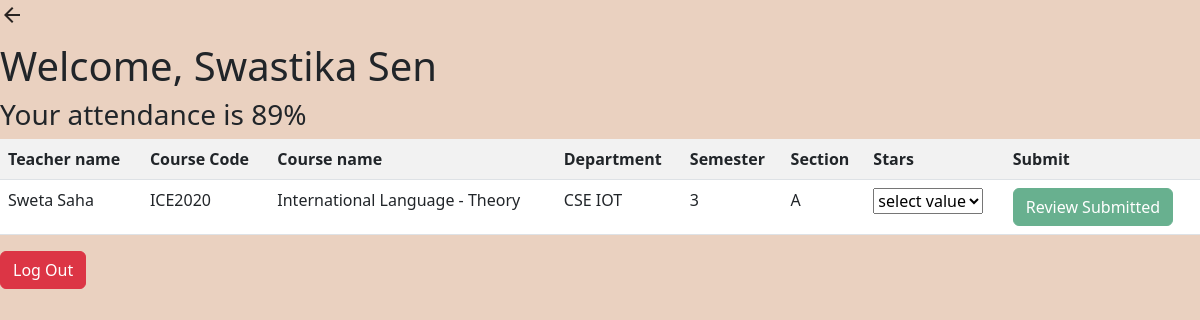
/student/rating.php?subject=ICE2020 (signed in), run on the app's committed database.
### tables this page shows
CREATE TABLE `tbl_student` (
  `Enrollment` bigint(255) NOT NULL,
  `name` varchar(255) NOT NULL,
  `Phone` varchar(255) NOT NULL,
  `Department` varchar(255) NOT NULL,
  `Section` varchar(255) NOT NULL,
  `Password` varchar(255) NOT NULL,
  `Attendance` int(255) NOT NULL,
  `semester` int(255) NOT NULL,
  `timestamp` timestamp(6) NOT NULL DEFAULT current_timestamp(6)
);

CREATE TABLE `tbl_teacher_assignment` (
  `id` int(255) NOT NULL,
  `course_code` varchar(255) NOT NULL,
  `department` varchar(255) NOT NULL,
  `semester` int(255) NOT NULL,
  `section` varchar(255) NOT NULL,
  `assigned_to` int(255) NOT NULL,
  `assignment_date` timestamp(6) NOT NULL DEFAULT current_timestamp(6)
);

CREATE TABLE `tbl_teacher` (
  `teacher_id` int(255) NOT NULL,
  `name` varchar(255) NOT NULL,
  `email` varchar(255) NOT NULL,
  `timestamp` timestamp(6) NOT NULL DEFAULT current_timestamp(6)
);

CREATE TABLE `tbl_subject` (
  `course_code` varchar(255) NOT NULL,
  `course_name` varchar(255) NOT NULL,
  `inclusion_date` timestamp(6) NOT NULL DEFAULT current_timestamp(6)
);

### student/rating.php (the view, shortened to what this page needs)
<?php
include "../connect.php";
if (isset($_COOKIE['student_token']) && isset($_GET['subject'])) {
    $email = $_COOKIE['student_token'];
    $subject = $_GET['subject'];
    $loginquery = "SELECT * FROM `tbl_student` WHERE Enrollment='$email'";
    $result = mysqli_query($con, $loginquery);
    $emailcount = mysqli_num_rows($result);
    if ($emailcount) {
        $db = mysqli_fetch_array($result);
    }
} else {
    header('location:login.php');
}
?>
<!DOCTYPE html>
<html lang="en">
<head>
    <?php include "../dependancies.php"; ?>
</head>
<body>
    <a href="index.php"><h3 class="text-left" title="Back to dashboard"><span class="material-symbols-outlined">
</span></h3></a>
    <h1>Welcome, <?php echo $_SESSION['firstname']; ?></h1>
    <h3>Your attendance is <?= $db["Attendance"] ?>%</h3>
    <?php
    if ($db["Attendance"] >= 75) {
        $department = $db['Department'];
        $section = $db['Section'];
        $semester = $db['semester'];
        $subject_query = "SELECT assigned_to, department, semester, section FROM tbl_teacher_assignment WHERE department = '$department' AND section = '$section' AND semester='$semester' AND course_code = '$subject'";
        $subject_result = mysqli_query($con, $subject_query);
    ?>
        <table class="table table-striped">
            <tr>
                <th>Teacher name</th>
                <th>Course Code</th>
                <th>Course name</th>
                <th>Department</th>
                <th>Semester</th>
                <th>Section</th>
                <th>Stars</th>
                <th>Submit</th>
            </tr>
            <?php
            while ($subject_row = mysqli_fetch_array($subject_result)) {
                $marquee = "select name from tbl_teacher where teacher_id = " . $subject_row["assigned_to"] . "";
                $subres = mysqli_fetch_array(mysqli_query($con, $marquee));
                $marquee2 = "select course_name from tbl_subject where course_code = '$subject'";
                $subres2 = mysqli_fetch_array(mysqli_query($con, $marquee2));
            ?>
                <form method='post' action='<?php echo $_SERVER['PHP_SELF']; ?>'>
                    <tr>
                        <td><?=$subres["name"]?></td>
                        <td><?=$subject?></td>
                        <td><?=$subres2["course_name"]?></td>
                        <td><?= $department ?></td>
                        <td><?=$semester?></td>
                        <td><?=$section?></td>
                        <td>
                            <select name="rating" id="">
                                <option value="">select value</option>
                            </select>
                        </td>
                        <td>
                        <?php
                            $check_query = "SELECT * FROM tbl_reviews WHERE rev_by = '".$email."' AND rev_to = '".$subject_row["assigned_to"]."' AND department = '".$department."' and section = '".$section."' and course_code = '$subject'";
                            $check_result = mysqli_query($con, $check_query);
                            $existing_review_count = mysqli_num_rows($check_result);
                            if ($existing_review_count == 0) {
                                echo '<button type="submit" class="btn btn-primary">Submit Review</button>';
                            } else {
                                echo '<button type="button" class="btn btn-success" disabled>Review Submitted</button>';
                            }
                            ?>
                        </td>
                    </tr>
                </form>
            <?php
            }
            ?>
        </table>
    <?php
    } else {
    ?>
        <h1 class="h2 text-danger">You're Not Eligible For Teacher Remarks Because of low attendance!</h1>
    <?php
    }
    ?>
    <a href="logout.php"><button class="btn btn-danger">Log Out</button></a>
</body>
</html>

### style.css (style rules this page uses)
h2, label, span { color: rgba(0, 0, 0, 0.831); }
body { background-color: rgb(234, 209, 192); min-height: 100vh; }

### data on the page
tbl_student: Attendance "89", Department "CSE IOT", semester "3", Section "A"
tbl_teacher_assignment: tbl_teacher.name "Sweta Saha", subject "ICE2020", tbl_subject.course_name "International Language - Theory"

### other printed values
$_SESSION['firstname'] "Swastika Sen"
